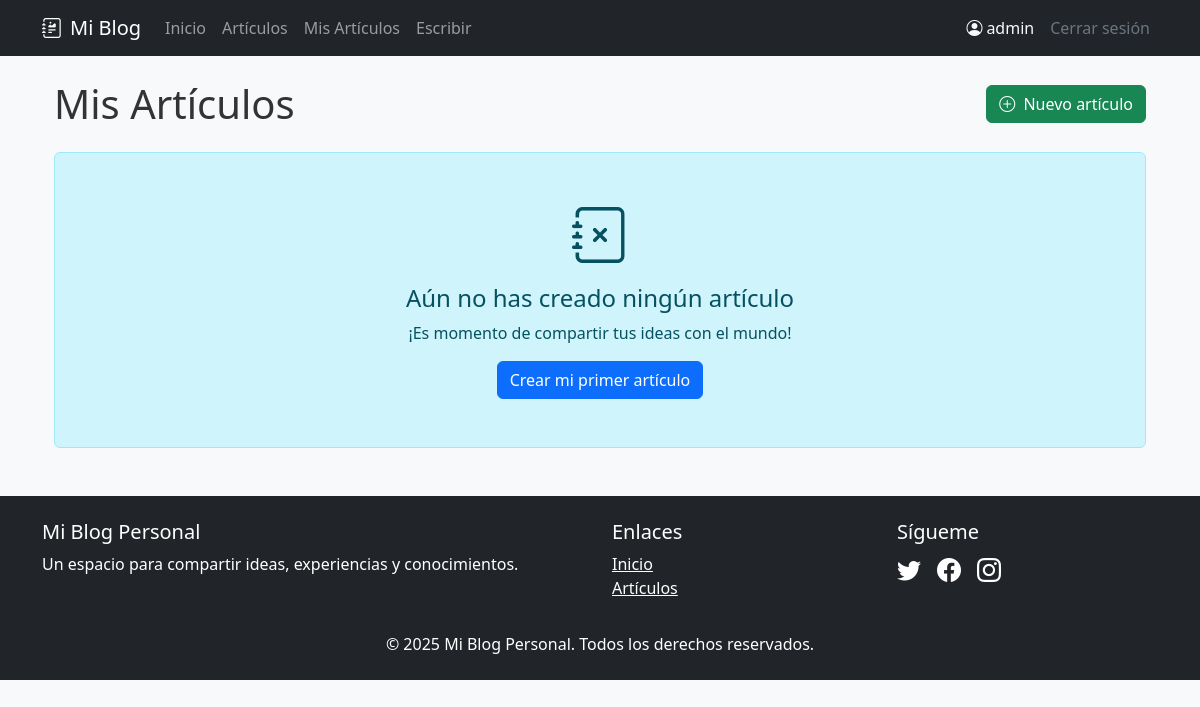
The page /mis-posts/ (signed in) on the database as committed earlier.
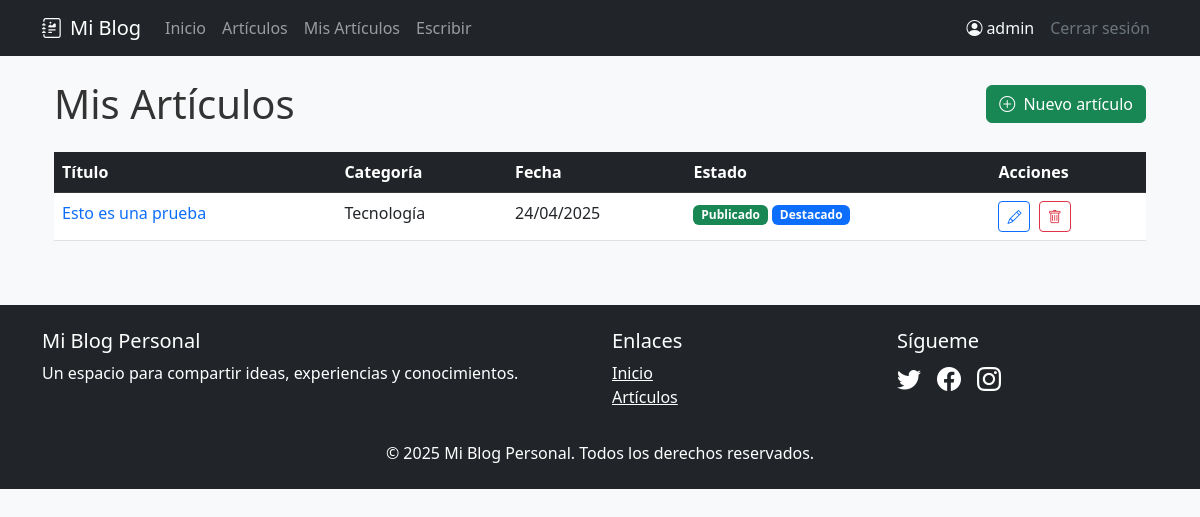
The same page on the database as committed later.
### app1/models.py (models this page shows, shortened)
class Post(models.Model):
    titulo = models.CharField(max_length=200)
    slug = models.SlugField(unique=True, max_length=200)
    contenido = RichTextField()
    extracto = models.TextField(max_length=300, blank=True)
    fecha_publicacion = models.DateTimeField(auto_now_add=True)
    ultima_modificacion = models.DateTimeField(auto_now=True)
    categoria = models.ForeignKey(Categoria, on_delete=models.CASCADE, related_name='posts')
    autor = models.ForeignKey(User, on_delete=models.CASCADE, related_name='posts')
    imagen_destacada = models.ImageField(upload_to='posts/', blank=True, null=True)
    publicado = models.BooleanField(default=True)
    destacado = models.BooleanField(default=False)
    class Meta:
        ordering = ['-fecha_publicacion']
        verbose_name_plural = "Posts"

class Categoria(models.Model):
    nombre = models.CharField(max_length=100)
    slug = models.SlugField(unique=True, max_length=100)
    descripcion = models.TextField(blank=True)
    class Meta:
        verbose_name_plural = "Categorías"

### app1/views.py (the view)
# urls.py: path('mis-posts/', views.mis_posts, name='mis_posts'),
@login_required
def mis_posts(request):
    posts = Post.objects.filter(autor=request.user).order_by('-fecha_publicacion')
    return render(request, 'app1/mis_posts.html', {'posts': posts})

### app1/templates/app1/mis_posts.html (shortened to what this page needs)
{% extends "app1/base.html" %}
{% block content %}
<div class="container">
    <div class="d-flex justify-content-between align-items-center mb-4">
        <h1 class="mb-0">Mis Artículos</h1>
        <a href="{% url 'app1:nuevo_post' %}" class="btn btn-success">
            <i class="bi bi-plus-circle me-1"></i> Nuevo artículo
        </a>
    </div>
    {% if posts %}
    <div class="table-responsive">
        <table class="table table-hover">
            <thead class="table-dark">
                <tr>
                    <th>Título</th>
                    <th>Categoría</th>
                    <th>Fecha</th>
                    <th>Estado</th>
                    <th>Acciones</th>
                </tr>
            </thead>
            <tbody>
                {% for post in posts %}
                <tr>
                    <td>
                        <a href="{% url 'app1:detalle_post' post.slug %}" class="text-decoration-none">
                            {{ post.titulo }}
                        </a>
                    </td>
                    <td>{{ post.categoria.nombre }}</td>
                    <td>{{ post.fecha_publicacion|date:"d/m/Y" }}</td>
                    <td>
                        {% if post.publicado %}
                        <span class="badge bg-success">Publicado</span>
                        {% else %}
                        <span class="badge bg-secondary">Borrador</span>
                        {% endif %}
                        {% if post.destacado %}
                        <span class="badge bg-primary">Destacado</span>
                        {% endif %}
                    </td>
                    <td>
                        <a href="{% url 'app1:editar_post' post.slug %}" class="btn btn-sm btn-outline-primary me-1">
                            <i class="bi bi-pencil"></i>
                        </a>
                        <a href="{% url 'app1:eliminar_post' post.slug %}" class="btn btn-sm btn-outline-danger">
                            <i class="bi bi-trash"></i>
                        </a>
                    </td>
                </tr>
                {% endfor %}
            </tbody>
        </table>
    </div>
    {% else %}
    <div class="alert alert-info text-center py-5">
        <i class="bi bi-journal-x display-4 d-block mb-3"></i>
        <h4>Aún no has creado ningún artículo</h4>
        <p class="mb-3">¡Es momento de compartir tus ideas con el mundo!</p>
        <a href="{% url 'app1:nuevo_post' %}" class="btn btn-primary">
            Crear mi primer artículo
        </a>
    </div>
    {% endif %}
</div>
{% endblock %}

Rows that differ between the two databases and show on the page:
added Post: titulo "Esto es una prueba", categoria.nombre "Tecnología", fecha_publicacion "24/04/2025", publicado "Publicado", destacado "Destacado"
Other text that changed with them:
text no longer shown: "Aún no has creado ningún artículo ¡Es momento de compartir tus ideas con el mundo! Crear mi primer artículo"
text now shown: "Título Categoría Fecha Estado Acciones"
